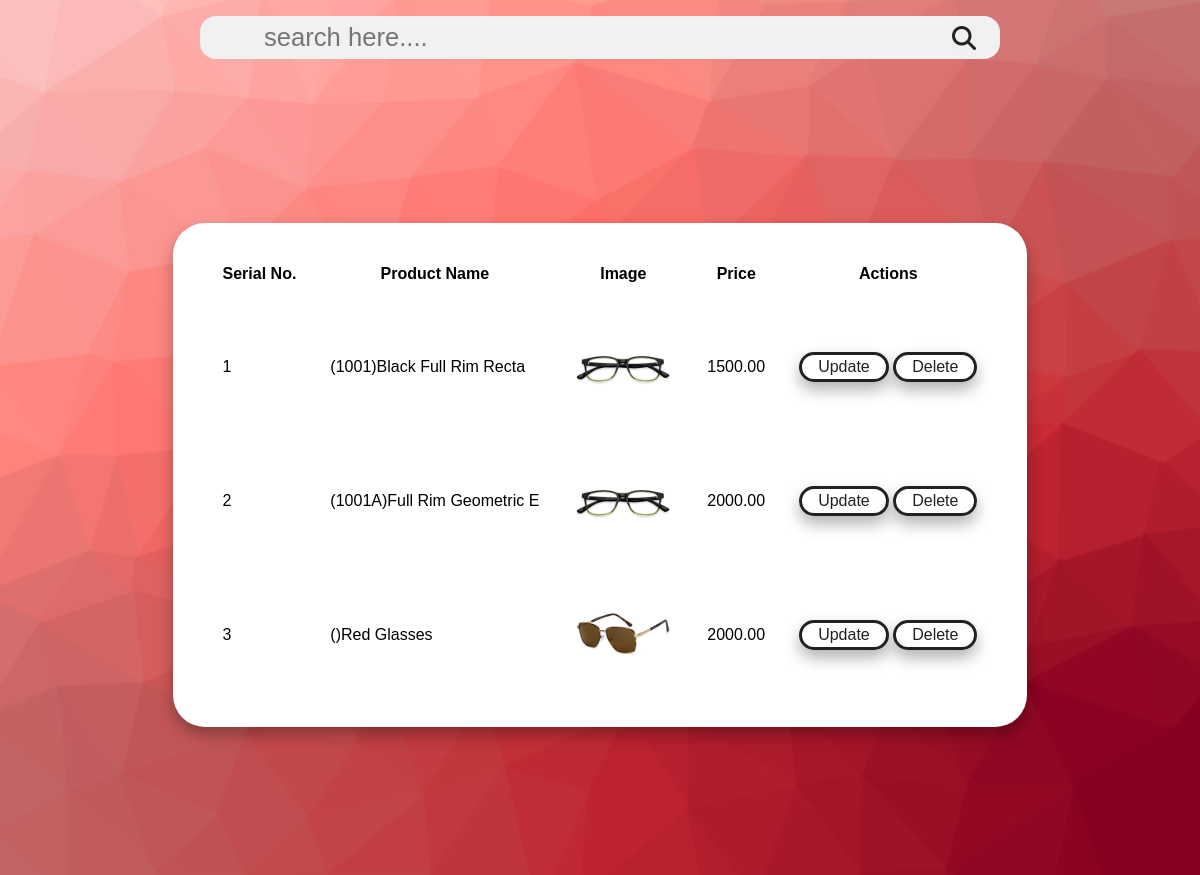
Page /admin/subAdmin/subInventorySearch.php (signed in) on the committed database.
### tables this page shows
CREATE TABLE `inventory` (
  `id` int(11) NOT NULL,
  `product_code` varchar(20) NOT NULL,
  `title` varchar(20) NOT NULL,
  `publisher` varchar(20) NOT NULL,
  `description` varchar(255) NOT NULL,
  `price` decimal(10,2) NOT NULL,
  `brand` varchar(20) NOT NULL,
  `color` varchar(20) NOT NULL,
  `image_name` varchar(255) NOT NULL,
  `category_id` int(20) NOT NULL
);

### admin/subAdmin/subInventorySearch.php (the view, shortened to what this page needs)
<?php
    include_once('../../config/conn.php');
?>
<link rel="stylesheet" href="/specsbazaar/css/style1.css">
<link rel="stylesheet" href="https://cdnjs.cloudflare.com/ajax/libs/font-awesome/6.1.1/css/all.min.css">
<section class="registration">
    <form action="subInventorySearch.php" method="get" class="search-form">
        <input type="text" class="search-form" name="search" placeholder="search here...." />
        <button type="submit"><label for="search-box" class="fas fa-search"></label></button>
    </form>
<div class="signup-form-container1 ">
                <form>
                            <div class="card-content table-responsive">
                                <table class="table table-hover">
                                    <thead class="text-primary">
                                        <tr>
                                            <th class="sppc">Serial No.</th>
                                            <th class="sppc">Product Name</th>
                                            <th class="sppc">Image</th>
                                            <th class="sppc">Price</th>
                                            <th class="sppc">Actions</th>
                                        </tr>
                                    </thead>
            <tbody>
            <?php
            $search = $_GET['search'];
            $user = $_SESSION['subAdmin'];
            $sql = "SELECT * FROM inventory WHERE publisher='$user' AND (title LIKE '%$search%' OR description LIKE '%$search%' OR price LIKE '%$search%' OR brand LIKE '%$search%' OR color LIKE '%$search%')";
            $sn=1;
            $res = mysqli_query($conn, $sql);
            $count = mysqli_num_rows($res);
            if($count>0)
            {
                while($row= mysqli_fetch_assoc($res))
                {
                    $id=$row['id'];
                    $product_code = $row['product_code'];
                    $title=$row['title'];
                    $price=$row['price'];
                    $image_name=$row['image_name'];
    ?>
                <tr>
                    <td class="sppc"><?php echo $sn++; ?></td>
                    <td class="sppc"><?php echo ("($product_code)".$title); ?></td>
                    <td class="sppc">
                        <?php
                        if($image_name!="")
                        {
                            ?>
                            <img src="<?php echo SITEURL; ?>images/inventory/<?php echo $image_name; ?>" width="100px">
                            <?php
                        }
                        else
                        {
                            echo "<div class='error'>Image Not Added</div>";
                        }
                        ?>
                    </td>
                    <td class="sppc"><?php echo $price; ?></td>
                    <td class="sppc">
                        <a href="<?php echo SITEURL; ?>admin/subAdmin/updateInventoryProduct.php?id=<?php echo $id; ?>"><button type="button" class="updatebtn btn9">
  <span class="label">Update</span></button></a>
                        <a href="<?php echo SITEURL; ?>admin/subAdmin/deleteInventoryProduct.php?id=<?php echo $id; ?>&image_name=<?php echo $image_name;?>" class="btn-danger">
<button type="button" class="deletebtn btn9"><span class="text">Delete</span></button></a>
                    </td>
                </tr>
                    </tbody>
                    <?php
                }
            }
            ?>
         </table>
    </div>
</form>
</div>
</section>
<?php
    include_once('partials/footer.php');
?>

### css/style1.css (style rules this page uses)
* { font-family: 'Source Sans Pro', sans-serif; margin: 0; padding: 0; -webkit-box-sizing: border-box; box-sizing: border-box; outline: none; border: none; text-decoration: none; text-transform: capitalize; transition: all .2s linear; }
.btn9 { display: inline-block; border: .2rem solid #222; background: #fff; padding: 0.2rem 1rem; border-radius: 2rem; font-size: 1rem; cursor: pointer; color: #222; -webkit-box-shadow: 0 0.5rem 1rem rgba(0, 0, 0, 0.3); box-shadow: 0 0.5rem 1rem rgba(0, 0, 0, 0.3); }
.registration { min-height: 100vh; display: flex; align-items: center; justify-content: center; flex-flow: column; position: relative; background: url(../images/background.png) no-repeat; background-size: cover; background-position: center; background-attachment: fixed; display: -webkit-box; display: -ms-flexbox; display: flex; -webkit-box-align: center; -ms-flex-align: center; align-items: center; z-index: 0; }
.signup-form-container1 { position: relative; top: 0; left: 0; z-index: 10000; min-height: 100vh; width:100%; display: flex; align-items: center; justify-content: center; }
.signup-form-container1 form { margin:2rem; padding:1.5rem 2rem; border-radius: 2rem; background:#fff; width:auto; webkit-box-shadow: 0 0.5rem 1rem rgba(0, 0, 0, 0.3); box-shadow: 0 0.5rem 1rem rgba(0, 0, 0, 0.3); }
.search-form { height: 2.7rem; width: 50rem; border-radius: 1rem; background: #f1f1f1; display: flex; align-items: center; padding: 0 1.5rem; margin: 1rem; }
.search-form input { width: 100%; background: none; font-size: 1.6rem; color: #777; text-transform: none; }
.search-form label { font-size: 1.5rem; margin: auto; color: #222; cursor: pointer; }
.sppc { margin: 1rem; padding: 1rem; }

### rows in the picture
inventory: product_code "1001", title "Black Full Rim Recta", image_name (picture), price "1500.00"
inventory: product_code "1001A", title "Full Rim Geometric E", image_name (picture), price "2000.00"
inventory: title "Red Glasses", image_name (picture), price "2000.00"
